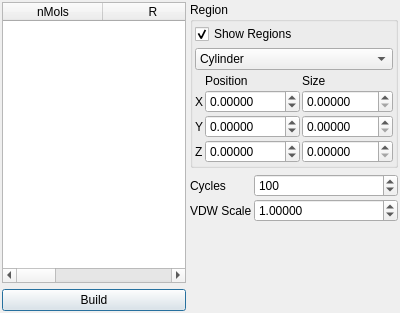
<ui version="4.0" >
 <class>DisorderDialog</class>
 <widget class="QDialog" name="DisorderDialog" >
  <property name="geometry" >
   <rect>
    <x>0</x>
    <y>0</y>
    <width>400</width>
    <height>313</height>
   </rect>
  </property>
  <property name="windowTitle" >
   <string>Disordered Builder</string>
  </property>
  <layout class="QHBoxLayout" >
   <property name="margin" >
    <number>2</number>
   </property>
   <property name="spacing" >
    <number>4</number>
   </property>
   <item>
    <layout class="QVBoxLayout" >
     <property name="margin" >
      <number>0</number>
     </property>
     <property name="spacing" >
      <number>6</number>
     </property>
     <item>
      <widget class="QTableWidget" name="ComponentTable" >
       <property name="editTriggers" >
        <set>QAbstractItemView::AnyKeyPressed|QAbstractItemView::DoubleClicked|QAbstractItemView::EditKeyPressed|QAbstractItemView::NoEditTriggers</set>
       </property>
       <property name="selectionMode" >
        <enum>QAbstractItemView::SingleSelection</enum>
       </property>
       <property name="selectionBehavior" >
        <enum>QAbstractItemView::SelectRows</enum>
       </property>
       <column>
        <property name="text" >
         <string>nMols</string>
        </property>
       </column>
       <column>
        <property name="text" >
         <string>R</string>
        </property>
       </column>
       <column>
        <property name="text" >
         <string>T</string>
        </property>
       </column>
       <column>
        <property name="text" >
         <string>Model</string>
        </property>
       </column>
      </widget>
     </item>
     <item>
      <widget class="QPushButton" name="DisorderStartButton" >
       <property name="text" >
        <string>Build</string>
       </property>
      </widget>
     </item>
    </layout>
   </item>
   <item>
    <layout class="QVBoxLayout" >
     <property name="margin" >
      <number>0</number>
     </property>
     <property name="spacing" >
      <number>6</number>
     </property>
     <item>
      <widget class="QGroupBox" name="ComponentRegionGroup" >
       <property name="title" >
        <string>Region</string>
       </property>
       <layout class="QVBoxLayout" >
        <property name="margin" >
         <number>2</number>
        </property>
        <property name="spacing" >
         <number>4</number>
        </property>
        <item>
         <widget class="QCheckBox" name="ShowRegionsCheck" >
          <property name="text" >
           <string>Show Regions</string>
          </property>
          <property name="checked" >
           <bool>true</bool>
          </property>
         </widget>
        </item>
        <item>
         <widget class="QComboBox" name="ComponentRegionCombo" >
          <property name="sizePolicy" >
           <sizepolicy>
            <hsizetype>7</hsizetype>
            <vsizetype>0</vsizetype>
            <horstretch>0</horstretch>
            <verstretch>0</verstretch>
           </sizepolicy>
          </property>
          <property name="currentIndex" >
           <number>3</number>
          </property>
          <item>
           <property name="text" >
            <string>Cell</string>
           </property>
          </item>
          <item>
           <property name="text" >
            <string>Cuboid</string>
           </property>
          </item>
          <item>
           <property name="text" >
            <string>Spheroid</string>
           </property>
          </item>
          <item>
           <property name="text" >
            <string>Cylinder</string>
           </property>
          </item>
         </widget>
        </item>
        <item>
         <layout class="QGridLayout" >
          <property name="margin" >
           <number>0</number>
          </property>
          <property name="spacing" >
           <number>2</number>
          </property>
          <item row="1" column="1" >
           <widget class="QDoubleSpinBox" name="ComponentCentreXSpin" >
            <property name="sizePolicy" >
             <sizepolicy>
              <hsizetype>7</hsizetype>
              <vsizetype>0</vsizetype>
              <horstretch>0</horstretch>
              <verstretch>0</verstretch>
             </sizepolicy>
            </property>
            <property name="decimals" >
             <number>5</number>
            </property>
            <property name="maximum" >
             <double>1000.000000000000000</double>
            </property>
            <property name="minimum" >
             <double>-1000.000000000000000</double>
            </property>
           </widget>
          </item>
          <item row="2" column="1" >
           <widget class="QDoubleSpinBox" name="ComponentCentreYSpin" >
            <property name="sizePolicy" >
             <sizepolicy>
              <hsizetype>7</hsizetype>
              <vsizetype>0</vsizetype>
              <horstretch>0</horstretch>
              <verstretch>0</verstretch>
             </sizepolicy>
            </property>
            <property name="decimals" >
             <number>5</number>
            </property>
            <property name="maximum" >
             <double>1000.000000000000000</double>
            </property>
            <property name="minimum" >
             <double>-1000.000000000000000</double>
            </property>
           </widget>
          </item>
          <item row="3" column="0" >
           <widget class="QLabel" name="label_25" >
            <property name="sizePolicy" >
             <sizepolicy>
              <hsizetype>1</hsizetype>
              <vsizetype>5</vsizetype>
              <horstretch>0</horstretch>
              <verstretch>0</verstretch>
             </sizepolicy>
            </property>
            <property name="text" >
             <string>Z</string>
            </property>
           </widget>
          </item>
          <item row="1" column="0" >
           <widget class="QLabel" name="label_23" >
            <property name="sizePolicy" >
             <sizepolicy>
              <hsizetype>1</hsizetype>
              <vsizetype>5</vsizetype>
              <horstretch>0</horstretch>
              <verstretch>0</verstretch>
             </sizepolicy>
            </property>
            <property name="text" >
             <string>X</string>
            </property>
           </widget>
          </item>
          <item row="2" column="0" >
           <widget class="QLabel" name="label_24" >
            <property name="sizePolicy" >
             <sizepolicy>
              <hsizetype>1</hsizetype>
              <vsizetype>5</vsizetype>
              <horstretch>0</horstretch>
              <verstretch>0</verstretch>
             </sizepolicy>
            </property>
            <property name="text" >
             <string>Y</string>
            </property>
           </widget>
          </item>
          <item row="1" column="2" >
           <widget class="QDoubleSpinBox" name="ComponentSizeXSpin" >
            <property name="sizePolicy" >
             <sizepolicy>
              <hsizetype>7</hsizetype>
              <vsizetype>0</vsizetype>
              <horstretch>0</horstretch>
              <verstretch>0</verstretch>
             </sizepolicy>
            </property>
            <property name="decimals" >
             <number>5</number>
            </property>
            <property name="maximum" >
             <double>2000.000000000000000</double>
            </property>
           </widget>
          </item>
          <item row="2" column="2" >
           <widget class="QDoubleSpinBox" name="ComponentSizeYSpin" >
            <property name="sizePolicy" >
             <sizepolicy>
              <hsizetype>7</hsizetype>
              <vsizetype>0</vsizetype>
              <horstretch>0</horstretch>
              <verstretch>0</verstretch>
             </sizepolicy>
            </property>
            <property name="decimals" >
             <number>5</number>
            </property>
            <property name="maximum" >
             <double>2000.000000000000000</double>
            </property>
           </widget>
          </item>
          <item row="3" column="1" >
           <widget class="QDoubleSpinBox" name="ComponentCentreZSpin" >
            <property name="sizePolicy" >
             <sizepolicy>
              <hsizetype>7</hsizetype>
              <vsizetype>0</vsizetype>
              <horstretch>0</horstretch>
              <verstretch>0</verstretch>
             </sizepolicy>
            </property>
            <property name="decimals" >
             <number>5</number>
            </property>
            <property name="maximum" >
             <double>1000.000000000000000</double>
            </property>
            <property name="minimum" >
             <double>-1000.000000000000000</double>
            </property>
           </widget>
          </item>
          <item row="3" column="2" >
           <widget class="QDoubleSpinBox" name="ComponentSizeZSpin" >
            <property name="sizePolicy" >
             <sizepolicy>
              <hsizetype>7</hsizetype>
              <vsizetype>0</vsizetype>
              <horstretch>0</horstretch>
              <verstretch>0</verstretch>
             </sizepolicy>
            </property>
            <property name="decimals" >
             <number>5</number>
            </property>
            <property name="maximum" >
             <double>2000.000000000000000</double>
            </property>
           </widget>
          </item>
          <item row="0" column="1" >
           <widget class="QLabel" name="label344" >
            <property name="sizePolicy" >
             <sizepolicy>
              <hsizetype>1</hsizetype>
              <vsizetype>5</vsizetype>
              <horstretch>0</horstretch>
              <verstretch>0</verstretch>
             </sizepolicy>
            </property>
            <property name="text" >
             <string>Position</string>
            </property>
           </widget>
          </item>
          <item row="0" column="2" >
           <widget class="QLabel" name="label344_2" >
            <property name="sizePolicy" >
             <sizepolicy>
              <hsizetype>1</hsizetype>
              <vsizetype>5</vsizetype>
              <horstretch>0</horstretch>
              <verstretch>0</verstretch>
             </sizepolicy>
            </property>
            <property name="text" >
             <string>Size</string>
            </property>
           </widget>
          </item>
         </layout>
        </item>
       </layout>
      </widget>
     </item>
     <item>
      <layout class="QGridLayout" >
       <property name="margin" >
        <number>0</number>
       </property>
       <property name="spacing" >
        <number>2</number>
       </property>
       <item row="1" column="1" >
        <widget class="QDoubleSpinBox" name="VDWScaleSpin" >
         <property name="sizePolicy" >
          <sizepolicy>
           <hsizetype>7</hsizetype>
           <vsizetype>0</vsizetype>
           <horstretch>0</horstretch>
           <verstretch>0</verstretch>
          </sizepolicy>
         </property>
         <property name="decimals" >
          <number>5</number>
         </property>
         <property name="maximum" >
          <double>100.000000000000000</double>
         </property>
         <property name="singleStep" >
          <double>0.010000000000000</double>
         </property>
         <property name="value" >
          <double>1.000000000000000</double>
         </property>
        </widget>
       </item>
       <item row="1" column="0" >
        <widget class="QLabel" name="label_30" >
         <property name="text" >
          <string>VDW Scale</string>
         </property>
        </widget>
       </item>
       <item row="0" column="1" >
        <widget class="QSpinBox" name="DisorderCyclesSpin" >
         <property name="sizePolicy" >
          <sizepolicy>
           <hsizetype>7</hsizetype>
           <vsizetype>0</vsizetype>
           <horstretch>0</horstretch>
           <verstretch>0</verstretch>
          </sizepolicy>
         </property>
         <property name="maximum" >
          <number>10000</number>
         </property>
         <property name="value" >
          <number>100</number>
         </property>
        </widget>
       </item>
       <item row="0" column="0" >
        <widget class="QLabel" name="label_27" >
         <property name="text" >
          <string>Cycles</string>
         </property>
        </widget>
       </item>
      </layout>
     </item>
     <item>
      <spacer>
       <property name="orientation" >
        <enum>Qt::Vertical</enum>
       </property>
       <property name="sizeHint" >
        <size>
         <width>20</width>
         <height>0</height>
        </size>
       </property>
      </spacer>
     </item>
    </layout>
   </item>
  </layout>
 </widget>
 <resources/>
 <connections/>
</ui>
